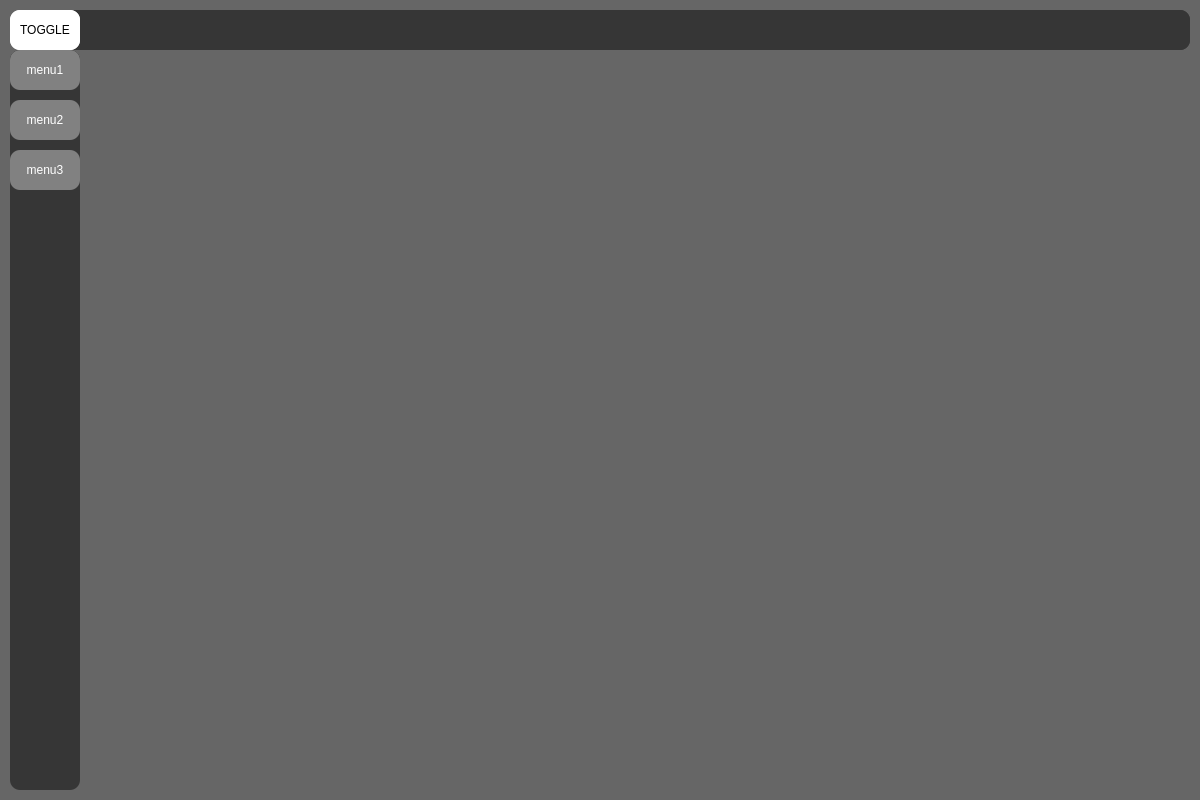
<?xml version="1.0" encoding="UTF-8"?>
<ui version="4.0">
 <class>MainWindow</class>
 <widget class="QMainWindow" name="MainWindow">
  <property name="geometry">
   <rect>
    <x>0</x>
    <y>0</y>
    <width>1200</width>
    <height>800</height>
   </rect>
  </property>
  <property name="minimumSize">
   <size>
    <width>1200</width>
    <height>800</height>
   </size>
  </property>
  <property name="windowTitle">
   <string>MainWindow</string>
  </property>
  <property name="styleSheet">
   <string notr="true">
background-color: rgb(102, 102, 102);</string>
  </property>
  <widget class="QWidget" name="centralwidget">
   <property name="styleSheet">
    <string notr="true">border-radius: 10px
</string>
   </property>
   <layout class="QVBoxLayout" name="verticalLayout">
    <property name="spacing">
     <number>0</number>
    </property>
    <property name="leftMargin">
     <number>10</number>
    </property>
    <property name="topMargin">
     <number>10</number>
    </property>
    <property name="rightMargin">
     <number>10</number>
    </property>
    <property name="bottomMargin">
     <number>10</number>
    </property>
    <item>
     <widget class="QFrame" name="top_bar">
      <property name="maximumSize">
       <size>
        <width>16777215</width>
        <height>40</height>
       </size>
      </property>
      <property name="styleSheet">
       <string notr="true">background-color: rgb(54, 54, 54);</string>
      </property>
      <property name="frameShape">
       <enum>QFrame::NoFrame</enum>
      </property>
      <property name="frameShadow">
       <enum>QFrame::Raised</enum>
      </property>
      <layout class="QHBoxLayout" name="horizontalLayout">
       <property name="spacing">
        <number>0</number>
       </property>
       <property name="leftMargin">
        <number>0</number>
       </property>
       <property name="topMargin">
        <number>0</number>
       </property>
       <property name="rightMargin">
        <number>0</number>
       </property>
       <property name="bottomMargin">
        <number>0</number>
       </property>
       <item>
        <widget class="QFrame" name="frame_toggle">
         <property name="maximumSize">
          <size>
           <width>70</width>
           <height>40</height>
          </size>
         </property>
         <property name="styleSheet">
          <string notr="true">background-color: rgb(255, 255, 255);</string>
         </property>
         <property name="frameShape">
          <enum>QFrame::StyledPanel</enum>
         </property>
         <property name="frameShadow">
          <enum>QFrame::Raised</enum>
         </property>
         <layout class="QHBoxLayout" name="horizontalLayout_3">
          <property name="spacing">
           <number>0</number>
          </property>
          <property name="leftMargin">
           <number>0</number>
          </property>
          <property name="topMargin">
           <number>0</number>
          </property>
          <property name="rightMargin">
           <number>0</number>
          </property>
          <property name="bottomMargin">
           <number>0</number>
          </property>
          <item>
           <widget class="QPushButton" name="btn_toggle">
            <property name="sizePolicy">
             <sizepolicy hsizetype="Expanding" vsizetype="Expanding">
              <horstretch>0</horstretch>
              <verstretch>0</verstretch>
             </sizepolicy>
            </property>
            <property name="text">
             <string>TOGGLE</string>
            </property>
            <property name="default">
             <bool>false</bool>
            </property>
            <property name="flat">
             <bool>true</bool>
            </property>
           </widget>
          </item>
         </layout>
        </widget>
       </item>
       <item>
        <widget class="QFrame" name="frame_2">
         <property name="frameShape">
          <enum>QFrame::StyledPanel</enum>
         </property>
         <property name="frameShadow">
          <enum>QFrame::Raised</enum>
         </property>
        </widget>
       </item>
      </layout>
     </widget>
    </item>
    <item>
     <widget class="QFrame" name="content">
      <property name="frameShape">
       <enum>QFrame::NoFrame</enum>
      </property>
      <property name="frameShadow">
       <enum>QFrame::Raised</enum>
      </property>
      <layout class="QHBoxLayout" name="horizontalLayout_2">
       <property name="spacing">
        <number>0</number>
       </property>
       <property name="leftMargin">
        <number>0</number>
       </property>
       <property name="topMargin">
        <number>0</number>
       </property>
       <property name="rightMargin">
        <number>0</number>
       </property>
       <property name="bottomMargin">
        <number>0</number>
       </property>
       <item>
        <widget class="QFrame" name="frame_left_menu">
         <property name="minimumSize">
          <size>
           <width>70</width>
           <height>0</height>
          </size>
         </property>
         <property name="maximumSize">
          <size>
           <width>70</width>
           <height>16777215</height>
          </size>
         </property>
         <property name="styleSheet">
          <string notr="true">background-color: rgb(54, 54, 54);</string>
         </property>
         <property name="frameShape">
          <enum>QFrame::StyledPanel</enum>
         </property>
         <property name="frameShadow">
          <enum>QFrame::Raised</enum>
         </property>
         <layout class="QVBoxLayout" name="verticalLayout_2">
          <property name="spacing">
           <number>0</number>
          </property>
          <property name="leftMargin">
           <number>0</number>
          </property>
          <property name="topMargin">
           <number>0</number>
          </property>
          <property name="rightMargin">
           <number>0</number>
          </property>
          <property name="bottomMargin">
           <number>0</number>
          </property>
          <item alignment="Qt::AlignTop">
           <widget class="QFrame" name="top_menus">
            <property name="frameShape">
             <enum>QFrame::NoFrame</enum>
            </property>
            <property name="frameShadow">
             <enum>QFrame::Raised</enum>
            </property>
            <layout class="QVBoxLayout" name="verticalLayout_3">
             <property name="spacing">
              <number>10</number>
             </property>
             <property name="leftMargin">
              <number>0</number>
             </property>
             <property name="topMargin">
              <number>0</number>
             </property>
             <property name="rightMargin">
              <number>0</number>
             </property>
             <property name="bottomMargin">
              <number>0</number>
             </property>
             <item>
              <widget class="QPushButton" name="btn_menu1">
               <property name="minimumSize">
                <size>
                 <width>0</width>
                 <height>40</height>
                </size>
               </property>
               <property name="styleSheet">
                <string notr="true">QPushButton{
	color: rgb(255, 255, 255);
	
	background-color: rgb(129, 129, 129);
	border:0px solid;
}
QPushButton:hover{
	
	background-color: rgb(152, 255, 140);
}</string>
               </property>
               <property name="text">
                <string>menu1</string>
               </property>
              </widget>
             </item>
             <item>
              <widget class="QPushButton" name="btn_menu2">
               <property name="minimumSize">
                <size>
                 <width>0</width>
                 <height>40</height>
                </size>
               </property>
               <property name="styleSheet">
                <string notr="true">QPushButton{
	color: rgb(255, 255, 255);
	
	background-color: rgb(129, 129, 129);
	border:0px solid;
}
QPushButton:hover{
	
	background-color: rgb(152, 255, 140);
}</string>
               </property>
               <property name="text">
                <string>menu2</string>
               </property>
              </widget>
             </item>
             <item>
              <widget class="QPushButton" name="btn_menu3">
               <property name="minimumSize">
                <size>
                 <width>0</width>
                 <height>40</height>
                </size>
               </property>
               <property name="styleSheet">
                <string notr="true">QPushButton{
	color: rgb(255, 255, 255);
	
	background-color: rgb(129, 129, 129);
	border:0px solid;
}
QPushButton:hover{
	
	background-color: rgb(152, 255, 140);
}</string>
               </property>
               <property name="text">
                <string>menu3</string>
               </property>
              </widget>
             </item>
            </layout>
           </widget>
          </item>
         </layout>
        </widget>
       </item>
       <item>
        <widget class="QFrame" name="frame_3_page">
         <property name="frameShape">
          <enum>QFrame::StyledPanel</enum>
         </property>
         <property name="frameShadow">
          <enum>QFrame::Raised</enum>
         </property>
         <layout class="QVBoxLayout" name="verticalLayout_4">
          <item>
           <widget class="QStackedWidget" name="pages">
            <widget class="QWidget" name="page"/>
            <widget class="QWidget" name="page_2"/>
           </widget>
          </item>
         </layout>
        </widget>
       </item>
      </layout>
     </widget>
    </item>
   </layout>
  </widget>
 </widget>
 <resources/>
 <connections/>
</ui>
